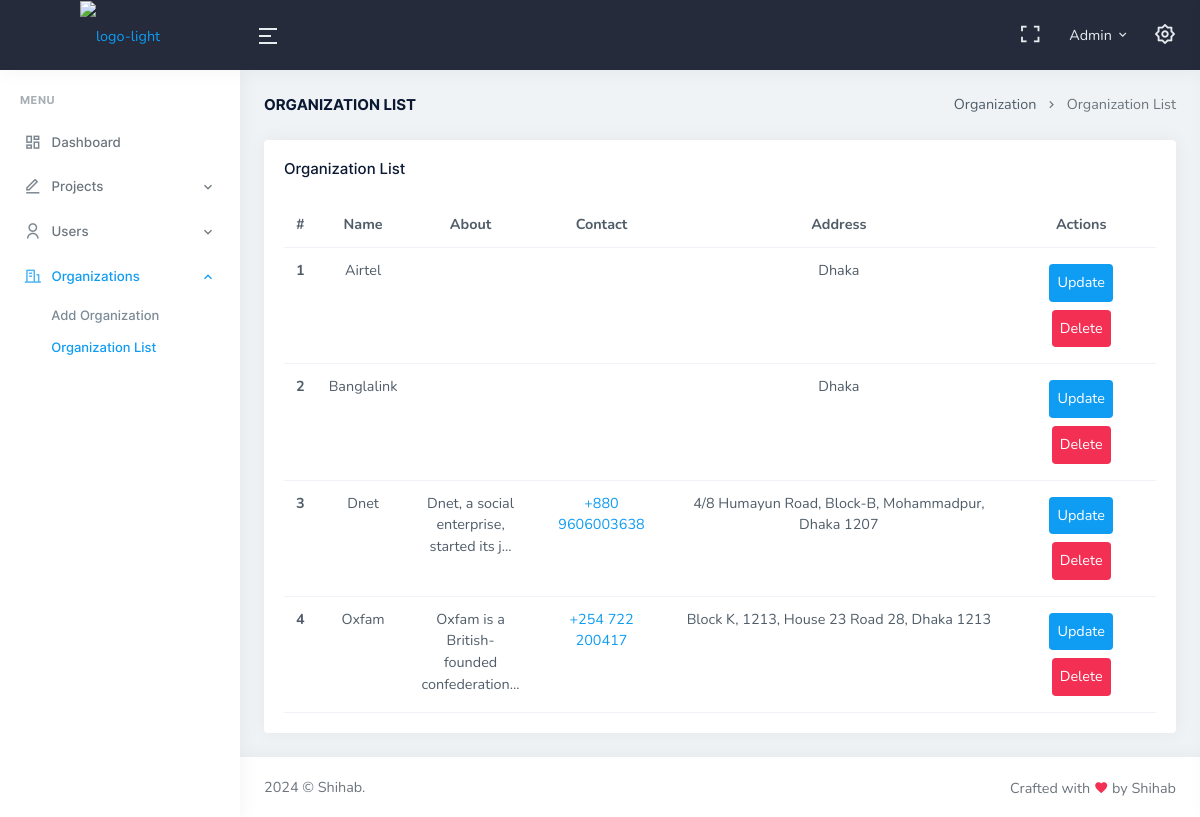
Page /organization-list.php (signed in) on the committed database.
### tables this page shows
CREATE TABLE `organizations` (
  `org_id` int NOT NULL,
  `org_name` varchar(50) NOT NULL,
  `org_address` varchar(50) NOT NULL,
  `org_about` text NOT NULL,
  `org_phone` varchar(255) NOT NULL,
  `created_at` datetime NOT NULL DEFAULT CURRENT_TIMESTAMP
);

### includes/helper-func.php (called while the page is built, shortened)
<?php
function getOrgList($orgId, $conn)
{
    if ($orgId == null) {
        $sql = "SELECT * FROM organizations";
        $result = mysqli_query($conn, $sql);
        return $result;
    } else {
        $sql = "SELECT org_name FROM organizations WHERE org_id = $orgId";
        $result = mysqli_query($conn, $sql);
        $row = mysqli_fetch_assoc($result);
        return $row['org_name'];
    }
}
function truncatePostContent($content, $length = 200, $ellipsis = '...')
{
    $truncatedContent = mb_substr($content, 0, $length);
    if (mb_strlen($content) > $length) {
        $truncatedContent .= $ellipsis;
    }
    return $truncatedContent;
}

### organization-list.php (the view, shortened to what this page needs)
<?php
include 'includes/header.php';
?>
<div class="container-fluid">
    <div class="row">
        <div class="col-12">
            <div class="page-title-box d-sm-flex align-items-center justify-content-between">
                <h4 class="mb-sm-0">Organization List</h4>
                <div class="page-title-right">
                    <ol class="breadcrumb m-0">
                        <li class="breadcrumb-item"><a href="javascript: void(0);">Organization</a></li>
                        <li class="breadcrumb-item active">Organization List</li>
                    </ol>
                </div>
            </div>
        </div>
    </div>
    <div class="row">
        <div class="col-12">
            <div class="card">
                <div class="card-body">
                    <h4 class="card-title mb-4">Organization List</h4>
                    <?php
                        $orgList =  getOrgList(null, $conn);
                        if (mysqli_num_rows($orgList) > 0) {
                            $count = 1;
                            echo "<div class='w-100 overflow-auto'> <table class='text-center table table-hover mb-0'>
                                <thead>
                                    <tr>
                                        <th>#</th>
                                        <th>Name</th>
                                        <th>About</th>
                                        <th>Contact</th>
                                        <th>Address</th>
                                        <th>Actions</th>
                                    </tr>
                                </thead>";
                                while ($row = mysqli_fetch_assoc($orgList)) {
                                    echo "<tr>
                                    <th>".$count."</th>
                                    <td>".$row ['org_name']."</td>
                                    <td width=100>".truncatePostContent($row ['org_about'], 40)."</td>
                                    <td><a href='tel: ".$row ['org_phone']."'>".$row ['org_phone']."</a></td>
                                    <td>".$row ['org_address']."</td>
                                    <td>
                                        <a class='d-inline-block bg-primary text-white p-2 m-1 rounded-2' href='update-post.php?orgId=".$row ['org_id']."'>Update</a>
                                        <a class='d-inline-block bg-danger text-white p-2 m-1 rounded-2' href='".htmlspecialchars($_SERVER['PHP_SELF'])."?orgId=".$row ['org_id']."'>Delete</a>
                                    </td>
                                </tr>";
                                $count++;
                                }
                            echo "</table> </div>";
                        }
                        else {
                            echo "<p class='text-center fs-4'>No organizations 😔</p>";
                        }
                    ?>
                </div>
            </div>
        </div>
    </div>
</div>
<?php
include 'includes/footer.php';
?>

### includes/header.php (shortened to what this page needs)
<?php
include 'includes/helper-func.php';
$sql = "SELECT * FROM admins";
$result = mysqli_query($conn, $sql);
$admin = mysqli_fetch_assoc($result);
?>
<!doctype html>
<html lang="en">
    <head>
        <link href="assets/libs/admin-resources/jquery.vectormap/jquery-jvectormap-1.2.2.css" rel="stylesheet" type="text/css" />
        <link href="assets/libs/datatables.net-bs4/css/dataTables.bootstrap4.min.css" rel="stylesheet" type="text/css" />
        <link href="assets/libs/datatables.net-responsive-bs4/css/responsive.bootstrap4.min.css" rel="stylesheet" type="text/css" />
        <link href="assets/css/bootstrap.min.css" id="bootstrap-style" rel="stylesheet" type="text/css" />
        <link href="assets/css/icons.min.css" rel="stylesheet" type="text/css" />
        <link href="assets/css/app.min.css" id="app-style" rel="stylesheet" type="text/css" />
        <link href="assets/css/style.css" rel="stylesheet">
    </head>
    <body data-topbar="dark">
        <div id="layout-wrapper">
            <header id="page-topbar">
                <div class="navbar-header">
                    <div class="d-flex align-items-center">
                        <div class="navbar-brand-box">
                            <a href="index.php" class="logo logo-light">
                                <span class="logo-lg">
                                    <img src="assets/images/logo.png" alt="logo-light" height="40">
                                </span>
                            </a>
                        </div>
                        <button type="button" class="btn btn-sm px-3 font-size-24 header-item waves-effect" id="vertical-menu-btn">
                            <i class="ri-menu-2-line align-middle"></i>
                        </button>
                    </div>
                    <div class="d-flex">
                        <div class="dropdown d-none d-lg-inline-block ms-1">
                            <button type="button" class="btn header-item noti-icon waves-effect" data-toggle="fullscreen">
                                <i class="ri-fullscreen-line"></i>
                            </button>
                        </div>
                        <div class="dropdown d-inline-block user-dropdown">
                            <button type="button" class="btn header-item waves-effect" id="page-header-user-dropdown"
                                data-bs-toggle="dropdown" aria-haspopup="true" aria-expanded="false">
                                <span class="d-none d-xl-inline-block ms-1"> <?php echo $admin['admin_name']; ?></span>
                                <i class="mdi mdi-chevron-down d-none d-xl-inline-block"></i>
                            </button>
                        </div>
                        <div class="dropdown d-inline-block">
                            <button type="button" class="btn header-item noti-icon right-bar-toggle waves-effect">
                                <i class="ri-settings-2-line"></i>
                            </button>
                        </div>
                    </div>
                </div>
            </header>
            <div class="vertical-menu">
                <div data-simplebar class="h-100">
                    <div id="sidebar-menu">
                        <ul class="metismenu list-unstyled" id="side-menu">
                            <li class="menu-title">Menu</li>
                            <li>
                                <a href="dashboard.php" class="waves-effect">
                                    <i class="ri-dashboard-line"></i>
                                    <span>Dashboard</span>
                                </a>
                            </li>
                            <li>
                                <a href="javascript: void(0);" class="has-arrow waves-effect">
                                    <i class="ri-edit-line"></i>
                                    <span>Projects</span>
                                </a>
                            </li>
                            <li>
                                <a href="javascript: void(0);" class="has-arrow waves-effect">
                                    <i class="ri-user-line"></i>
                                    <span>Users</span>
                                </a>
                            </li>
                            <li>
                                <a href="javascript: void(0);" class="has-arrow waves-effect">
                                    <i class="ri-building-line"></i>
                                    <span>Organizations</span>
                                </a>
                                <ul class="sub-menu" aria-expanded="false">
                                    <li><a href="add-organization.php">Add Organization</a></li>
                                    <li><a href="organization-list.php">Organization List</a></li>
                                </ul>
                            </li>
                        </ul>
                    </div>
                </div>
            </div>
<div class="main-content">
<div class="page-content">

### includes/footer.php (shortened to what this page needs)
</div>
    <footer class="footer">
        <div class="container-fluid">
            <div class="row">
                <div class="col-sm-6">
                    <script>document.write(new Date().getFullYear())</script> © Shihab.
                </div>
                <div class="col-sm-6">
                    <div class="text-sm-end d-none d-sm-block">
                        Crafted with <i class="mdi mdi-heart text-danger"></i> by Shihab
                    </div>
                </div>
            </div>
        </div>
    </footer>
</div>
</div>
    </body>
</html>

### rows in the picture
organizations: org_name "Airtel", org_address "Dhaka"
organizations: org_name "Banglalink", org_address "Dhaka"
organizations: org_name "Dnet", org_about "Dnet, a social enterprise, started its j...", org_phone "+880 9606003638", org_address "4/8 Humayun Road, Block-B, Mohammadpur, Dhaka 1207"
organizations: org_name "Oxfam", org_about "Oxfam is a British-founded confederation...", org_phone "+254 722 200417", org_address "Block K, 1213, House 23 Road 28, Dhaka 1213"

### other values in the picture
$admin['admin_name'] "Admin"
